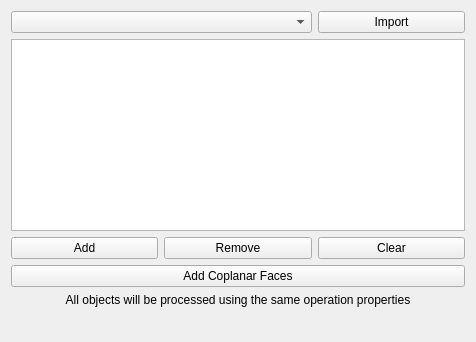
<?xml version="1.0" encoding="UTF-8"?>
<ui version="4.0">
 <class>Form</class>
 <widget class="QWidget" name="Form">
  <property name="geometry">
   <rect>
    <x>0</x>
    <y>0</y>
    <width>476</width>
    <height>342</height>
   </rect>
  </property>
  <property name="sizePolicy">
   <sizepolicy hsizetype="Preferred" vsizetype="Expanding">
    <horstretch>0</horstretch>
    <verstretch>0</verstretch>
   </sizepolicy>
  </property>
  <property name="windowTitle">
   <string notr="true">Form</string>
  </property>
  <property name="windowIcon">
   <iconset resource="../Path.qrc">
    <normaloff>:/icons/CAM_BaseGeometry.svg</normaloff>:/icons/CAM_BaseGeometry.svg</iconset>
  </property>
  <layout class="QGridLayout" name="gridLayout">
   <item row="0" column="0" colspan="2">
    <widget class="QComboBox" name="geometryImportList">
     <property name="sizePolicy">
      <sizepolicy hsizetype="Expanding" vsizetype="Fixed">
       <horstretch>0</horstretch>
       <verstretch>0</verstretch>
      </sizepolicy>
     </property>
     <property name="toolTip">
      <string>List of operations with base geometry in the current job</string>
     </property>
    </widget>
   </item>
  <item row="0" column="2">
    <widget class="QPushButton" name="geometryImportButton">
     <property name="text">
      <string>Import</string>
     </property>
    </widget>
   </item>
   <item row="2" column="0" colspan="3">
    <widget class="QListWidget" name="baseList">
     <property name="enabled">
      <bool>true</bool>
     </property>
     <property name="sizePolicy">
      <sizepolicy hsizetype="MinimumExpanding" vsizetype="MinimumExpanding">
       <horstretch>0</horstretch>
       <verstretch>0</verstretch>
      </sizepolicy>
     </property>
     <property name="toolTip">
      <string>Select one or more features in the 3D view and press 'Add' to add them as the base items for this operation. Selected features can be deleted entirely.</string>
     </property>
     <property name="selectionMode">
      <enum>QAbstractItemView::ExtendedSelection</enum>
     </property>
    </widget>
   </item>
   <item row="3" column="0">
    <widget class="QPushButton" name="addBase">
     <property name="toolTip">
      <string>Add selected features to the list of base geometries for this operation</string>
     </property>
     <property name="text">
      <string>Add</string>
     </property>
    </widget>
   </item>
   <item row="3" column="1">
    <widget class="QPushButton" name="deleteBase">
     <property name="toolTip">
      <string>Remove the selected list items from the list of base geometries. The operation will not be applied to them.</string>
     </property>
     <property name="text">
      <string>Remove</string>
     </property>
    </widget>
   </item>
   <item row="3" column="2">
    <widget class="QPushButton" name="clearBase">
     <property name="toolTip">
      <string>Clears list of base geometries</string>
     </property>
     <property name="text">
      <string>Clear</string>
     </property>
    </widget>
   </item>
   <item row="4" column="0" colspan="3">
    <widget class="QPushButton" name="addCoplanarBase">
     <property name="toolTip">
      <string>Expand the current planar face selection to every coplanar face on job models that still overlaps the stock, then add those faces as base geometry.</string>
     </property>
     <property name="text">
      <string>Add Coplanar Faces</string>
     </property>
    </widget>
   </item>
   <item row="6" column="0" colspan="3">
    <widget class="QLabel" name="label">
     <property name="text">
      <string>All objects will be processed using the same operation properties</string>
     </property>
     <property name="alignment">
      <set>Qt::AlignCenter</set>
     </property>
     <property name="wordWrap">
      <bool>true</bool>
     </property>
    </widget>
   </item>
   <item row="7" column="0">
    <spacer name="verticalSpacer">
     <property name="orientation">
      <enum>Qt::Vertical</enum>
     </property>
     <property name="sizeHint" stdset="0">
      <size>
       <width>20</width>
       <height>40</height>
      </size>
     </property>
    </spacer>
   </item>
   </layout>
 </widget>
 <resources>
  <include location="../Path.qrc"/>
 </resources>
 <connections/>
</ui>
